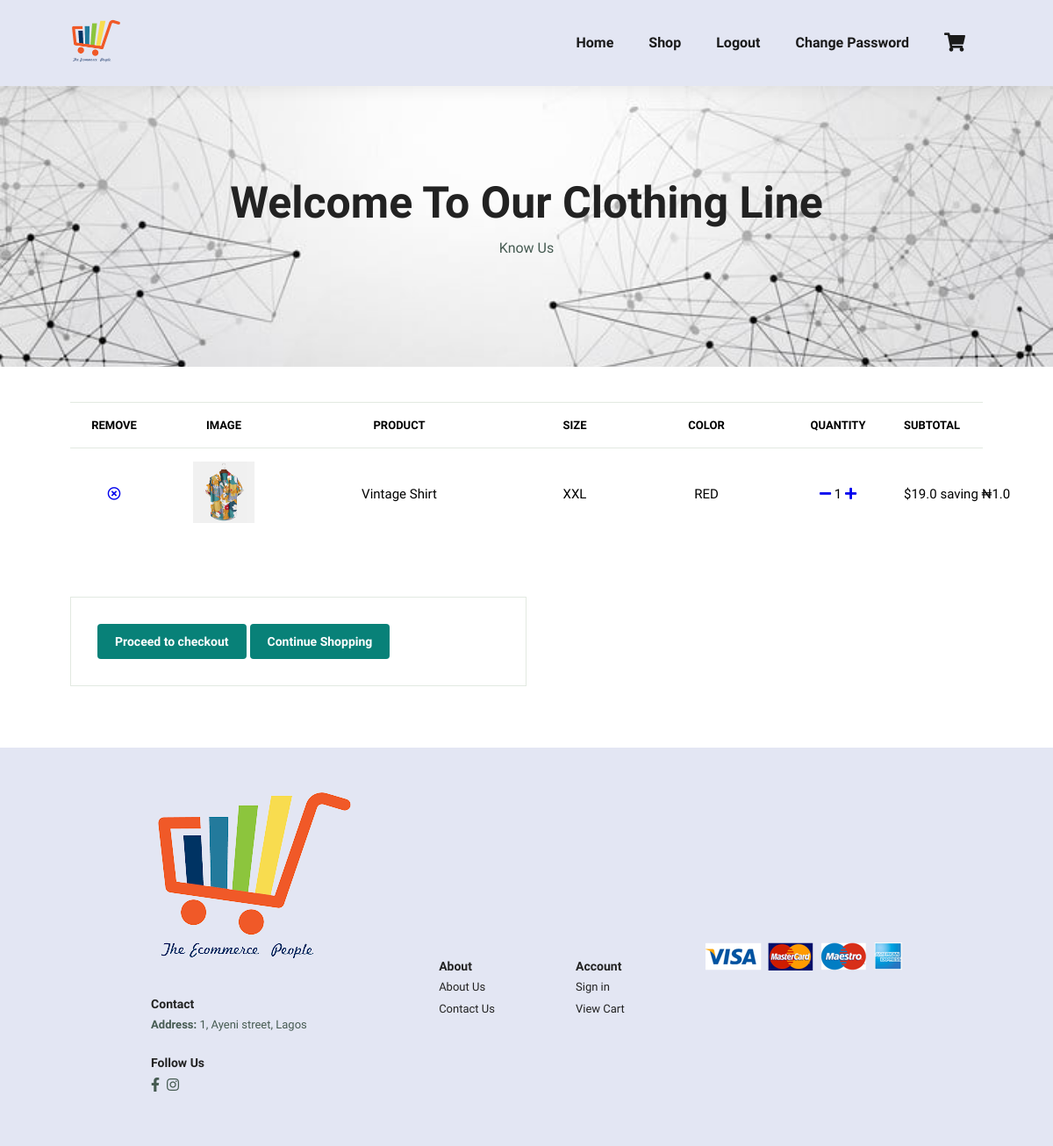
Page /cart/ (signed in) on the committed database.
### core/models.py (models this page shows, shortened)
class OrderItem(models.Model):
	user = models.ForeignKey(settings.AUTH_USER_MODEL, on_delete=models.CASCADE)
	ordered = models.BooleanField(default=False)
	item = models.ForeignKey(Item, on_delete=models.CASCADE)
	quantity = models.IntegerField(default=1)
	size = models.CharField(max_length=20)
	color = models.CharField(max_length=20)
	def get_total_item_price(self):
		return self.quantity * self.item.price
	def get_total_discount_price(self):
		return self.quantity * self.item.discount_price
	def get_amount_saved(self):
		return self.get_total_item_price() - self.get_total_discount_price()

class Item(models.Model):
    title = models.CharField(max_length=100)
    brand = models.CharField(max_length=100)
    price = models.FloatField()
    discount_price = models.FloatField(blank=True, null=True)
    category = models.CharField(choices=CATEGORY_CHOICES, max_length=20)
    slug = models.SlugField(unique=True)
    description = models.TextField()
    image = models.ImageField(blank=True, null=True)
    another = models.TextField(blank=True, null=True)
    sizes_of_items = models.ForeignKey(Size_Instance, on_delete=models.CASCADE)
    color_of_items = models.ForeignKey(Color_Instance, on_delete=models.CASCADE)

### core/views.py (the view)
# urls.py: path('cart/', Cart.as_view(), name='cart'),
class Cart(LoginRequiredMixin, View):
	def get(self, *args, **kwargs):
		try:
			order = Order.objects.get(user=self.request.user, ordered=False)
			if not order.items.exists():
				raise ObjectDoesNotExist("No item in cart")
			context ={
				'object': order,
			}
			return render(self.request, 'cart.html', context)
		except ObjectDoesNotExist:
			messages.warning(self.request, "You do not have an active order")
			return redirect("/")

### templates/cart.html
{% extends 'base.html' %}
{% load static %}
{% block content %}
    <section id="page-header">
        <h2>Welcome To Our Clothing Line</h2>
        <p>Know Us</p>
    </section>
    <section id="cart" class="section-p1">
        <table width="100%">
            <thead>
                <tr>
                    <td>Remove</td>
                    <td>Image</td>
                    <td>Product</td>
                    <td>Size</td>
                    <td>Color</td>
                    <td>Quantity</td>
                    <td>Subtotal</td>
                </tr>
            </thead>
            <tbody>
                {% for order_item in object.items.all %}
                    <tr>
                        <td><a href="{% url 'remove-from-cart' order_item.item.slug %}"><i class="far fa-times-circle"></i></a></td>
                        <td><img src="{{order_item.item.image.url}}" alt=""></td>
                        <td>{{order_item.item.title}}</td>
                        <td>{{order_item.size}}</td>
                        <td>{{order_item.color}}</td>
                        <td> <a href="{% url 'remove_single_item_from_cart' order_item.item.slug %}"><i class="fas fa-minus mr-2"></i></a>
                            {{order_item.quantity}}
                            <a href="{% url 'add-to-cart' order_item.item.slug %}"><i class="fas fa-plus ml-2"></i></td></a></td>
                        <td>{% if order_item.item.discount_price %}
                            ${{order_item.get_total_discount_price}}
                            <span class="badge badge-primary">saving ₦{{order_item.get_amount_saved}}</span>
                            {% else %}
                                ${{order_item.get_total_item_price}}
                            {% endif %}
                        </td>
                    </tr>
                {% endfor %}
            </tbody>
        </table>
    </section>
    <section id="cart-add" class="section-p1">
        <div id="subtotals">
           <a href="/checkout/"><button class="normal">Proceed to checkout</button></a>
           <a href="/shop/"><button class="normal second">Continue Shopping</button></a>
        </div>
    </section>
{% endblock content %}

### static_files/main.css (style rules this page uses)
* { margin: 0; padding: 0; box-sizing: border-box; font-family: 'Spartan', sans-serif; }
h2 { font-size:50px; line-height: 54px; color: #222; }
button.normal { font-size: 14px; font-weight: 600; padding: 15px 30px; color: #000; background-color: #fff; border-radius: 4px; cursor: pointer; border: none; outline: none; transition: 0.2s }
p { font-size: 16px; color: #465b52; margin: 15px 0 20px 0; }
.section-p1 { padding: 40px 80px; }
body { width: 100%; }
#cart { overflow-x: auto; }
#cart table { width: 100%; border-collapse: collapse; table-layout: fixed; white-space: nowrap; }
#cart table img { width: 70px; }
#cart table td:nth-child(1) { width: 100px; text-align: center; }
#cart table td:nth-child(2) { width: 150px; text-align: center; }
#cart table td:nth-child(3) { width: 250px; text-align: center; }
#cart table td:nth-child(4), #cart table td:nth-child(5), #cart table td:nth-child(6) { width: 150px; text-align: center; }
#cart table thead { border: 1px solid #e2e9e1; border-left: none; border-right: none; }
#cart table thead td { font-weight: 700; text-transform: uppercase; font-size: 13px; padding: 18px 0; }
#cart table tbody tr td { padding-top: 15px; }
#cart table tbody td { font-size: 15px; }
#cart-add { display: flex; flex-wrap: wrap; justify-content: space-between; }
#coupon button, #subtotals button { background-color: #088178; color: #fff; padding: 12px 20px; }
#subtotals { width: 50%; margin-bottom: 30px; border: 1px solid #e2e9e1; padding: 30px; }

### static_files/shop.css (style rules this page uses)
#page-header { background-image: url("img/banner.png"); width: 100%; height: 40vh; background-size: cover; display: flex; justify-content: center; text-align: center; flex-direction: column; padding: 14px; }

### rows in the picture
OrderItem: item.image (picture), item "Vintage Shirt", size "XXL", color "RED", quantity "1", get_total_discount_price "19.0", get_amount_saved "1.0"
